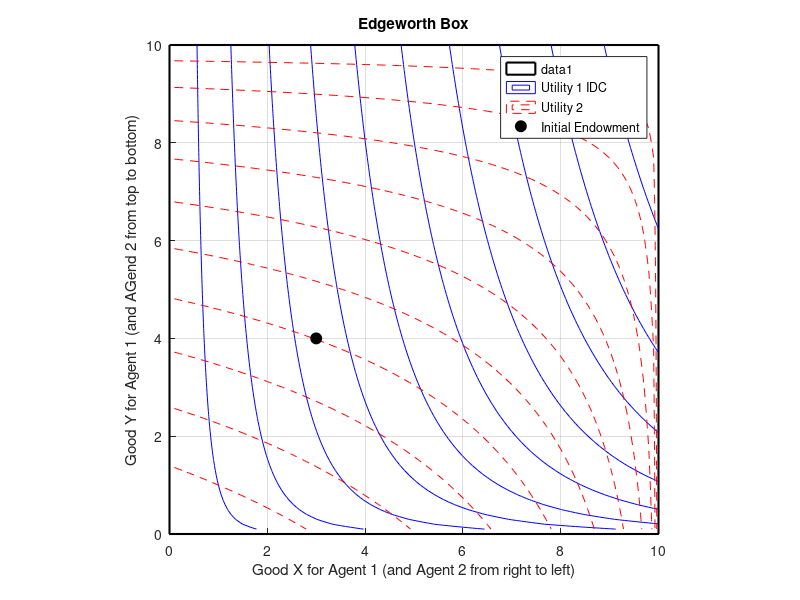

This chart was generated by the following MATLAB code: (Note: this script raises an error after producing the figure.)




        %%% Edgeworth Box %%%

        % Code via Google request, simplified
        % Cobb Douglas Function

        Total_X = 10;
        Total_Y = 10;

        % Parameter Cobb Douglas Function
        % IDC
        % IDC2
        a1 = 0.8;
        b1 = 0.2;
        a2 = 0.3;
        b2 = 0.7;

        InitialX = 3;
        InitialY = 4;

        figure;
        hold on;
        axis equal;
        axis([0 Total_X 0 Total_Y]);

        rectangle('Position',[0,0,Total_X,Total_Y],'EdgeColor','k','LineWidth',1.5);
        % rectangle('Position',[Total_X,Total_Y,-Total_X,-Total_Y],'EdgeColor','k','LineWidth',1.5);
        
        xlabel('Good X for Agent 1 (and Agent 2 from right to left)');
        ylabel('Good Y for Agent 1 (and AGend 2 from top to bottom)');
        title('Edgeworth Box');
        grid on;
        
        % Utility 1
        x_1 = linspace(0.1,Total_X,100);
        y_1 = linspace(0.1,Total_Y,100);
        [X_1,Y_1] = meshgrid(x_1,y_1);
        IDC = (X_1.^a1).*(Y_1.^b1)

        contour(X_1,Y_1,IDC,10,'DisplayName','Utility 1 IDC','LineColor','blue');

        % Utility 2 - inverse attributes of graph

        % x_2 = linspace(0.1,Total_X,100);
        % y_2 = linspace(0.1,Total_Y,100);
        U2_ConsX = Total_X - X_1;
        U2_ConsY = Total_Y - Y_1;
        % [X_2,Y_2] = meshgrid(x_2,y_2);
        IDC2 = (U2_ConsX.^a2).*(U2_ConsY.^b2);

        contour(X_1,Y_1,IDC2,10,'DisplayName','Utility 2','LineColor','red','LineStyle','--');

        % Endowment Point
        plot(InitialX,InitialY,'ko','MarkerSize',8,'MarkerFaceColor','k','DisplayName','Initial Endowment');
        hold off;
        legend show;
        %%
        

        %%
        U_A1 = 10;
        U_A2 = 20;
        level_A1 = contourc(x_A,y_A,X_A.*Y_A,[U_A1 U_A1]);      % Function form?
        level_A2 = contourc(x_A,y_A,X_A.*Y_A,[U_A2 U_A2]);
        plot(level_A1(1,2:end),level_A2(1,2:end),'b-','LineWidth',1.5);
        plot(level_A2(1,2:end),level_A1(1,2:end),'b-','LineWidth',1.5);

        U_B1 = 15;
        U_B2 = 25;
        level_B1 = contourc(x_A,y_A,(Total_X - X_A).*(Total_Y - Y_A),[U_B1 U_B1]);
        level_B2 = contourc(x_A,y_A,(Total_X - X_A).*(Total_Y - Y_A),[U_B2 U_B2]);
        plot(level_B1(1,2:end),level_B1(2,2:end),'r-','LineWidth',1.5);
        plot(level_B2(1,2:end),level_B2(2,2:end),'r-','LineWidth',1.5);

        Endowment_X = 3;
        Endowment_Y = 4;
        plot(Endowment_X,Endowment_Y,'ko','MarkerFaceColor','k','')

